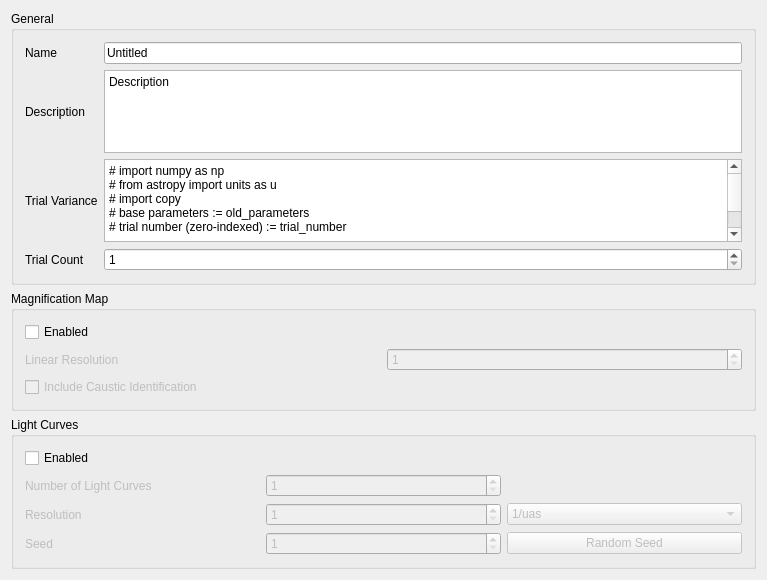
<?xml version="1.0" encoding="UTF-8"?>
<ui version="4.0">
 <class>SimulationView</class>
 <widget class="QWidget" name="SimulationView">
  <property name="geometry">
   <rect>
    <x>0</x>
    <y>0</y>
    <width>767</width>
    <height>580</height>
   </rect>
  </property>
  <property name="windowTitle">
   <string>SimulationView</string>
  </property>
  <layout class="QVBoxLayout" name="verticalLayout">
   <item>
    <widget class="QGroupBox" name="groupBox_3">
     <property name="title">
      <string>General</string>
     </property>
     <layout class="QVBoxLayout" name="verticalLayout_2">
      <item>
       <layout class="QGridLayout" name="gridLayout">
        <item row="0" column="2">
         <widget class="QLineEdit" name="nameInput">
          <property name="text">
           <string>Untitled</string>
          </property>
         </widget>
        </item>
        <item row="0" column="0">
         <widget class="QLabel" name="label">
          <property name="text">
           <string>Name</string>
          </property>
         </widget>
        </item>
        <item row="1" column="0">
         <widget class="QLabel" name="label_2">
          <property name="text">
           <string>Description</string>
          </property>
         </widget>
        </item>
        <item row="2" column="0">
         <widget class="QLabel" name="label_3">
          <property name="text">
           <string>Trial Variance</string>
          </property>
         </widget>
        </item>
        <item row="2" column="2">
         <widget class="QPlainTextEdit" name="varianceInput">
          <property name="toolTip">
           <string>Input the code block you want ran to generate the parameters for each trial. See the tutorial &quot;Setting Trial Variance&quot; in Mirage's documentation for more details.</string>
          </property>
          <property name="whatsThis">
           <string>Input the code block you want ran to generate the parameters for each trial. See the tutorial &quot;Setting Trial Variance&quot; in Mirage's documentation for more details.</string>
          </property>
          <property name="plainText">
           <string># import numpy as np
# from astropy import units as u
# import copy
# base parameters := old_parameters
# trial number (zero-indexed) := trial_number

new_parameters = old_parameters</string>
          </property>
         </widget>
        </item>
        <item row="3" column="0">
         <widget class="QLabel" name="label_4">
          <property name="text">
           <string>Trial Count</string>
          </property>
         </widget>
        </item>
        <item row="3" column="2">
         <widget class="QSpinBox" name="trialCountInput">
          <property name="minimum">
           <number>1</number>
          </property>
          <property name="maximum">
           <number>999999999</number>
          </property>
         </widget>
        </item>
        <item row="1" column="2">
         <widget class="QPlainTextEdit" name="descriptionInput">
          <property name="plainText">
           <string>Description
</string>
          </property>
         </widget>
        </item>
       </layout>
      </item>
     </layout>
    </widget>
   </item>
   <item>
    <widget class="QGroupBox" name="groupBox">
     <property name="title">
      <string>Magnification Map</string>
     </property>
     <layout class="QVBoxLayout" name="verticalLayout_3">
      <item>
       <layout class="QGridLayout" name="gridLayout_2">
        <item row="1" column="1">
         <widget class="QSpinBox" name="mmResolutionInput">
          <property name="enabled">
           <bool>false</bool>
          </property>
          <property name="toolTip">
           <string>Side length of a square magnification map. Ex: Inputting 1024 will generate a 1024x1024 magnification map.</string>
          </property>
          <property name="whatsThis">
           <string>Side length of a square magnification map. Ex: Inputting 1024 will generate a 1024x1024 magnification map.</string>
          </property>
          <property name="minimum">
           <number>1</number>
          </property>
          <property name="maximum">
           <number>999999999</number>
          </property>
         </widget>
        </item>
        <item row="1" column="0">
         <widget class="QLabel" name="label_5">
          <property name="enabled">
           <bool>false</bool>
          </property>
          <property name="toolTip">
           <string>Side length of a square magnification map. Ex: Inputting 1024 will generate a 1024x1024 magnification map.</string>
          </property>
          <property name="text">
           <string>Linear Resolution</string>
          </property>
         </widget>
        </item>
        <item row="0" column="0">
         <widget class="QCheckBox" name="mkMagMap">
          <property name="text">
           <string>Enabled</string>
          </property>
         </widget>
        </item>
        <item row="2" column="0">
         <widget class="QCheckBox" name="mkCausticMap">
          <property name="enabled">
           <bool>false</bool>
          </property>
          <property name="text">
           <string>Include Caustic Identification</string>
          </property>
         </widget>
        </item>
       </layout>
      </item>
     </layout>
    </widget>
   </item>
   <item>
    <widget class="QGroupBox" name="groupBox_2">
     <property name="title">
      <string>Light Curves</string>
     </property>
     <layout class="QVBoxLayout" name="verticalLayout_4">
      <item>
       <layout class="QGridLayout" name="gridLayout_3">
        <item row="1" column="0">
         <widget class="QLabel" name="label_6">
          <property name="enabled">
           <bool>false</bool>
          </property>
          <property name="text">
           <string>Number of Light Curves</string>
          </property>
         </widget>
        </item>
        <item row="2" column="0">
         <widget class="QLabel" name="label_7">
          <property name="enabled">
           <bool>false</bool>
          </property>
          <property name="text">
           <string>Resolution</string>
          </property>
         </widget>
        </item>
        <item row="3" column="0">
         <widget class="QLabel" name="label_8">
          <property name="enabled">
           <bool>false</bool>
          </property>
          <property name="toolTip">
           <string extracomment="Seed used to randomly generate light curves.">Seed used to randomly generate light curves.</string>
          </property>
          <property name="toolTipDuration">
           <number>-1</number>
          </property>
          <property name="statusTip">
           <string extracomment="Seed used to randomly generate light curves."/>
          </property>
          <property name="whatsThis">
           <string extracomment="Seed used to randomly generate light curves."/>
          </property>
          <property name="text">
           <string>Seed</string>
          </property>
         </widget>
        </item>
        <item row="3" column="1">
         <widget class="QSpinBox" name="lcSeed">
          <property name="enabled">
           <bool>false</bool>
          </property>
          <property name="toolTip">
           <string extracomment="Seed used to randomly generate light curves."/>
          </property>
          <property name="toolTipDuration">
           <number>10</number>
          </property>
          <property name="whatsThis">
           <string>Seed used to randomly generate light curves.</string>
          </property>
          <property name="minimum">
           <number>1</number>
          </property>
          <property name="maximum">
           <number>999999999</number>
          </property>
         </widget>
        </item>
        <item row="0" column="0">
         <widget class="QCheckBox" name="mkLightCurves">
          <property name="text">
           <string>Enabled</string>
          </property>
         </widget>
        </item>
        <item row="3" column="2">
         <widget class="QPushButton" name="lcRandSeed">
          <property name="enabled">
           <bool>false</bool>
          </property>
          <property name="text">
           <string>Random Seed</string>
          </property>
         </widget>
        </item>
        <item row="2" column="1">
         <widget class="QSpinBox" name="lcResolutionInput">
          <property name="enabled">
           <bool>false</bool>
          </property>
          <property name="minimum">
           <number>1</number>
          </property>
          <property name="maximum">
           <number>999999999</number>
          </property>
         </widget>
        </item>
        <item row="2" column="2">
         <widget class="QComboBox" name="lcResolutionUnit">
          <property name="enabled">
           <bool>false</bool>
          </property>
          <item>
           <property name="text">
            <string>1/uas</string>
           </property>
          </item>
          <item>
           <property name="text">
            <string>1/R_G</string>
           </property>
          </item>
          <item>
           <property name="text">
            <string>1/Theta_E</string>
           </property>
          </item>
         </widget>
        </item>
        <item row="1" column="1">
         <widget class="QSpinBox" name="lcCountInput">
          <property name="enabled">
           <bool>false</bool>
          </property>
          <property name="minimum">
           <number>1</number>
          </property>
          <property name="maximum">
           <number>999999999</number>
          </property>
         </widget>
        </item>
       </layout>
      </item>
     </layout>
    </widget>
   </item>
  </layout>
 </widget>
 <layoutdefault spacing="6" margin="11"/>
 <resources/>
 <connections>
  <connection>
   <sender>mkMagMap</sender>
   <signal>toggled(bool)</signal>
   <receiver>mmResolutionInput</receiver>
   <slot>setEnabled(bool)</slot>
   <hints>
    <hint type="sourcelabel">
     <x>201</x>
     <y>314</y>
    </hint>
    <hint type="destinationlabel">
     <x>565</x>
     <y>344</y>
    </hint>
   </hints>
  </connection>
  <connection>
   <sender>mkMagMap</sender>
   <signal>toggled(bool)</signal>
   <receiver>mkCausticMap</receiver>
   <slot>setEnabled(bool)</slot>
   <hints>
    <hint type="sourcelabel">
     <x>201</x>
     <y>314</y>
    </hint>
    <hint type="destinationlabel">
     <x>201</x>
     <y>375</y>
    </hint>
   </hints>
  </connection>
  <connection>
   <sender>mkLightCurves</sender>
   <signal>toggled(bool)</signal>
   <receiver>lcCountInput</receiver>
   <slot>setEnabled(bool)</slot>
   <hints>
    <hint type="sourcelabel">
     <x>140</x>
     <y>450</y>
    </hint>
    <hint type="destinationlabel">
     <x>383</x>
     <y>480</y>
    </hint>
   </hints>
  </connection>
  <connection>
   <sender>mkLightCurves</sender>
   <signal>toggled(bool)</signal>
   <receiver>lcResolutionInput</receiver>
   <slot>setEnabled(bool)</slot>
   <hints>
    <hint type="sourcelabel">
     <x>140</x>
     <y>450</y>
    </hint>
    <hint type="destinationlabel">
     <x>383</x>
     <y>512</y>
    </hint>
   </hints>
  </connection>
  <connection>
   <sender>mkLightCurves</sender>
   <signal>toggled(bool)</signal>
   <receiver>lcResolutionUnit</receiver>
   <slot>setEnabled(bool)</slot>
   <hints>
    <hint type="sourcelabel">
     <x>140</x>
     <y>450</y>
    </hint>
    <hint type="destinationlabel">
     <x>626</x>
     <y>512</y>
    </hint>
   </hints>
  </connection>
  <connection>
   <sender>mkLightCurves</sender>
   <signal>toggled(bool)</signal>
   <receiver>lcSeed</receiver>
   <slot>setEnabled(bool)</slot>
   <hints>
    <hint type="sourcelabel">
     <x>140</x>
     <y>450</y>
    </hint>
    <hint type="destinationlabel">
     <x>383</x>
     <y>544</y>
    </hint>
   </hints>
  </connection>
  <connection>
   <sender>mkLightCurves</sender>
   <signal>toggled(bool)</signal>
   <receiver>lcRandSeed</receiver>
   <slot>setEnabled(bool)</slot>
   <hints>
    <hint type="sourcelabel">
     <x>140</x>
     <y>450</y>
    </hint>
    <hint type="destinationlabel">
     <x>626</x>
     <y>544</y>
    </hint>
   </hints>
  </connection>
  <connection>
   <sender>mkMagMap</sender>
   <signal>toggled(bool)</signal>
   <receiver>label_5</receiver>
   <slot>setEnabled(bool)</slot>
   <hints>
    <hint type="sourcelabel">
     <x>201</x>
     <y>314</y>
    </hint>
    <hint type="destinationlabel">
     <x>201</x>
     <y>344</y>
    </hint>
   </hints>
  </connection>
  <connection>
   <sender>mkLightCurves</sender>
   <signal>toggled(bool)</signal>
   <receiver>label_6</receiver>
   <slot>setEnabled(bool)</slot>
   <hints>
    <hint type="sourcelabel">
     <x>140</x>
     <y>450</y>
    </hint>
    <hint type="destinationlabel">
     <x>140</x>
     <y>480</y>
    </hint>
   </hints>
  </connection>
  <connection>
   <sender>mkLightCurves</sender>
   <signal>toggled(bool)</signal>
   <receiver>label_7</receiver>
   <slot>setEnabled(bool)</slot>
   <hints>
    <hint type="sourcelabel">
     <x>140</x>
     <y>450</y>
    </hint>
    <hint type="destinationlabel">
     <x>140</x>
     <y>512</y>
    </hint>
   </hints>
  </connection>
  <connection>
   <sender>mkLightCurves</sender>
   <signal>toggled(bool)</signal>
   <receiver>label_8</receiver>
   <slot>setEnabled(bool)</slot>
   <hints>
    <hint type="sourcelabel">
     <x>140</x>
     <y>450</y>
    </hint>
    <hint type="destinationlabel">
     <x>140</x>
     <y>544</y>
    </hint>
   </hints>
  </connection>
 </connections>
</ui>
